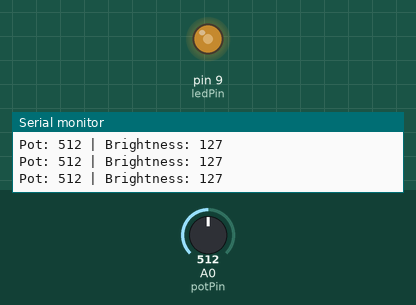
Recording of a sketch running on a simulated Arduino Uno, built with avr-gcc and run on an emulated ATmega328P. On the bench: output pins drawn as LEDs (lit = HIGH), the last lines printed to the serial monitor. Inputs (shaded band) come from the test bench; at power-on: A0 (potPin) = 512.

Above: at 1.2 s.
1.3 s: A0 (potPin) set to 409
At 1.8 s:
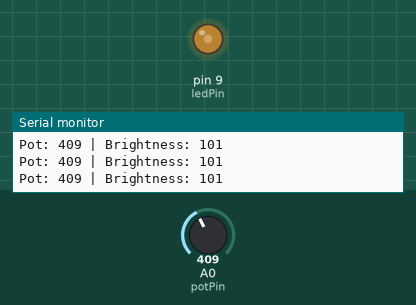
4.3 s: A0 (potPin) set to 395
At 5.2 s:
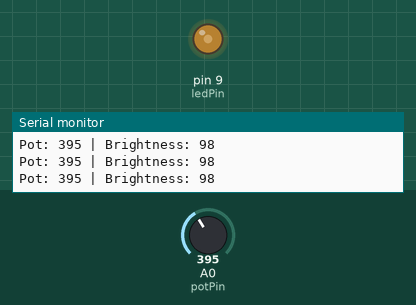
7.3 s: A0 (potPin) set to 716
At 7.7 s:
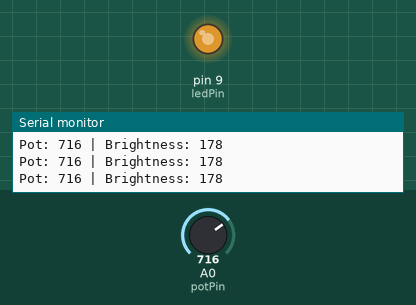
8.8 s: A0 (potPin) set to 983
At 9.5 s:
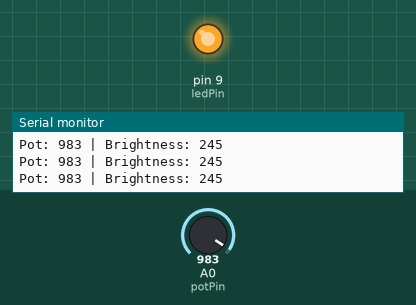
10.3 s: A0 (potPin) set to 1014
At 11.2 s:
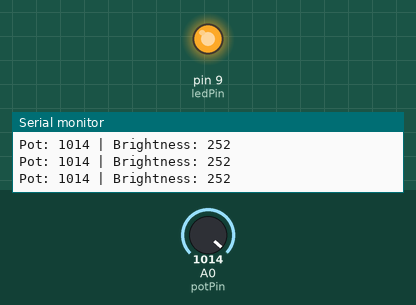
13.3 s: A0 (potPin) set to 122
At 14.1 s:
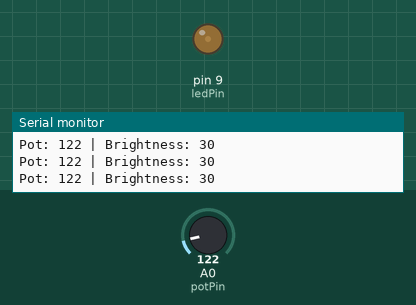
Timing chart, 0 to 15.8 s (numbered marks = the images above; inputs shaded):
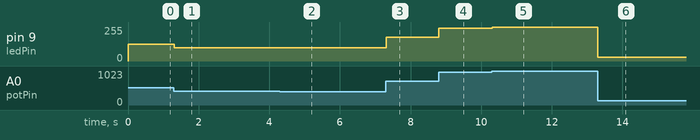

Measured:
- after the input at 1.3 s, pin 9 (ledPin): 127/255 → 101/255 at once
- after the input at 4.3 s, pin 9 (ledPin): 101/255 → 98/255 at once
- after the input at 7.3 s, pin 9 (ledPin): 98/255 → 178/255 at once
- after the input at 8.8 s, pin 9 (ledPin): 178/255 → 245/255 at once
- after the input at 10.3 s, pin 9 (ledPin): 245/255 → 252/255 at once
- after the input at 13.3 s, pin 9 (ledPin): 252/255 → 30/255 at once

The sketch:

day5-potentiometer.ino
```cpp
const int potPin = A0;
const int ledPin = 9;   // MUST be a PWM pin (~)

int potValue = 0;
int brightness = 0;

void setup() {
  pinMode(ledPin, OUTPUT);
  Serial.begin(9600);
}

void loop() {
  // 1️⃣ Read potentiometer
  potValue = analogRead(potPin);

  // 2️⃣ Map ADC value (0–1023) → PWM (0–255)
  brightness = map(potValue, 0, 1023, 0, 255);

  // 3️⃣ CONTROL BRIGHTNESS 👇 (THIS LINE)
  analogWrite(ledPin, brightness);

  // 4️⃣ Debug output (optional but recommended)
  Serial.print("Pot: ");
  Serial.print(potValue);
  Serial.print(" | Brightness: ");
  Serial.println(brightness);

  delay(10); // smooth updates
}
```
